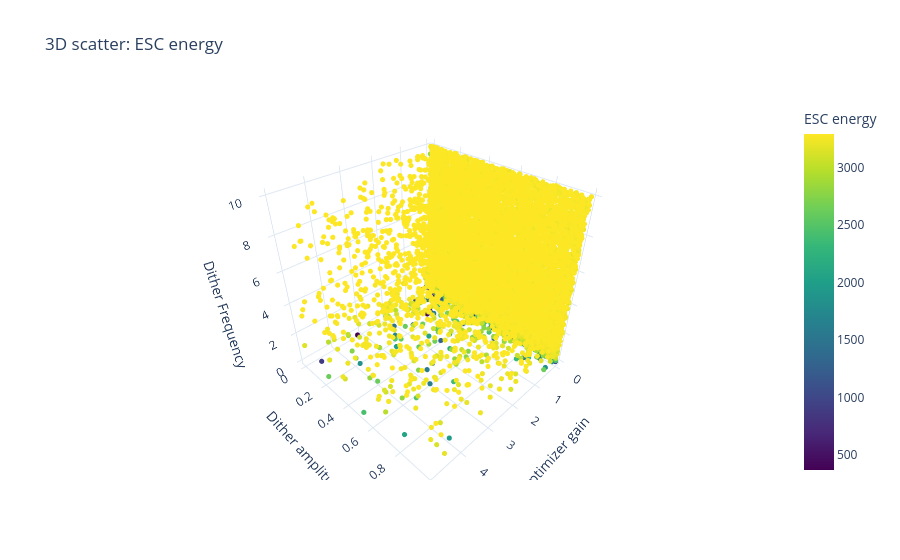

Write notebook code for a chart like this one.
### Code cell
fig10k_E = px.scatter_3d(df,
                    x = 'optimizer_gain',
                    y = 'dither_amplitude',
                    z = 'dither_frequency',
                    color = 'energy_ESC',
                    color_continuous_scale = 'Viridis',
                    title = '3D scatter: ESC energy',
                    labels = {'optimizer_gain' : 'Optimizer gain',
                              'dither_amplitude' : 'Dither amplitude',
                              'dither_frequency' : 'Dither Frequency',
                              'energy_ESC' : 'ESC energy'})
fig10k_E.update_traces(marker=dict(size=3))
fig10k_E.show()

### Figure 1 — Plotly figure (JSON) as saved in the notebook; plotly's stock layout.template omitted (floating-point values rounded to 4 significant figures; data arrays with more than 128 entries replaced by an {"elided": "..."} marker saying what was removed)
{"data": [{"hovertemplate": "Optimizer gain=%{x}<br>Dither amplitude=%{y}<br>Dither Frequency=%{z}<br>ESC energy=%{marker.color}<extra></extra>", "legendgroup": "", "marker": {"color": {"elided": "10000 float values"}, "coloraxis": "coloraxis", "size": 3, "symbol": "circle"}, "mode": "markers", "name": "", "scene": "scene", "showlegend": false, "type": "scatter3d", "x": {"elided": "10000 float values"}, "y": {"elided": "10000 float values"}, "z": {"elided": "10000 float values"}}], "layout": {"coloraxis": {"autocolorscale": false, "colorbar": {"title": {"text": "ESC energy"}}, "colorscale": [[0, "#440154"], [0.1111, "#482878"], [0.2222, "#3e4989"], [0.3333, "#31688e"], [0.4444, "#26828e"], [0.5556, "#1f9e89"], [0.6667, "#35b779"], [0.7778, "#6ece58"], [0.8889, "#b5de2b"], [1, "#fde725"]]}, "legend": {"tracegroupgap": 0}, "scene": {"domain": {"x": [0, 1], "y": [0, 1]}, "xaxis": {"title": {"text": "Optimizer gain"}}, "yaxis": {"title": {"text": "Dither amplitude"}}, "zaxis": {"title": {"text": "Dither Frequency"}}}, "title": {"text": "3D scatter: ESC energy"}}}
